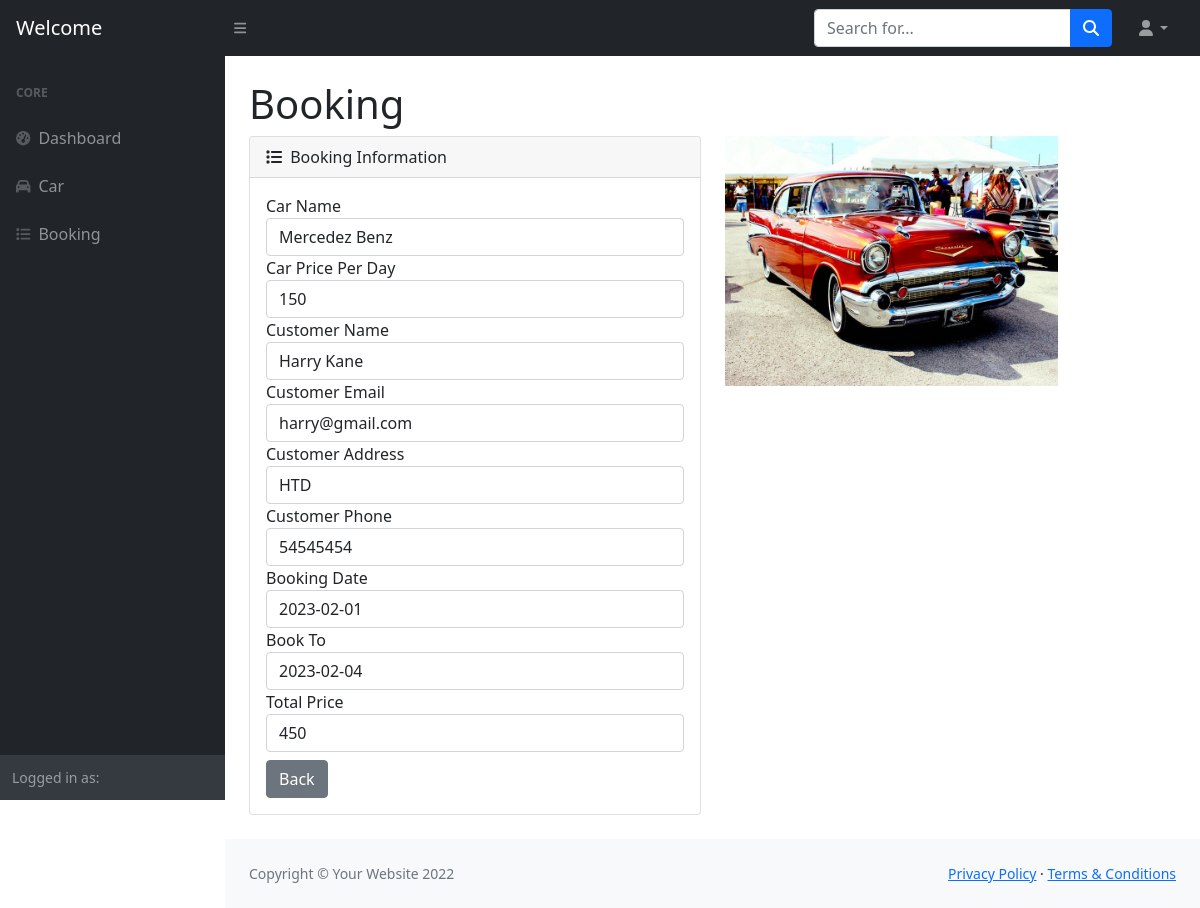
Screenshot of /admin/view.php?id=1 with the database file from the repository.
### tables this page shows
CREATE TABLE `customer` (
  `cust_id` int(11) NOT NULL,
  `Name` varchar(255) NOT NULL,
  `address` varchar(255) NOT NULL,
  `email` varchar(255) NOT NULL,
  `phone` varchar(255) NOT NULL,
  `password` varchar(255) NOT NULL
);

CREATE TABLE `tblcar` (
  `car_id` int(11) NOT NULL,
  `car_name` varchar(255) NOT NULL,
  `car_desc` longtext NOT NULL,
  `capacity` varchar(255) NOT NULL,
  `per_day_price` int(11) NOT NULL,
  `product_status` int(11) NOT NULL,
  `image` varchar(255) NOT NULL,
  `posted_by` int(11) NOT NULL,
  `car_make` int(11) NOT NULL,
  `car_model` varchar(255) NOT NULL,
  `car_color` varchar(255) NOT NULL
);

CREATE TABLE `booking` (
  `book_id` int(11) NOT NULL,
  `cid` int(11) NOT NULL,
  `car_id` int(11) NOT NULL,
  `book_to` date NOT NULL,
  `total_price` int(11) NOT NULL,
  `book_date` date NOT NULL
);

### admin/view.php (the view)
<?php require_once 'include/header.php'?>
<?php
    if($_GET['id']){
        $id = $_GET['id'];
        $query = "SELECT booking.book_id, customer.Name,customer.address,customer.email,customer.phone,tblcar.car_name,
                tblcar.per_day_price,booking.book_to,booking.book_date,booking.total_price,tblcar.image
                FROM customer
                JOIN booking on booking.cid = customer.cust_id
                JOIN tblcar on tblcar.car_id = booking.car_id
                WHERE booking.book_id=$id";
        $result = mysqli_query($conn, $query);
        $data = mysqli_fetch_assoc($result);
    }
?>
<div id="layoutSidenav_content">
   <main>
      <div class="container-fluid px-4">
         <h1 class="mt-4">Booking</h1>
         <div class="row">
            <div class="col-xl-6">
               <div class="card mb-4">
                  <div class="card-header">
                     <i class="fas fa-list me-1"></i>
                    Booking Information
                  </div>
                  <div class="card-body">
                    <form method="post" action="include/admin_form.php" enctype="multipart/form-data">
                        <div class="form-group">
                            <label for="exampleInputEmail1">Car Name</label>
                            <input type="name" name="car_name" class="form-control" id="exampleInputEmail1" value="<?php echo $data['car_name']?>">
                        </div>
                        <div class="form-group">
                            <label for="exampleInputEmail1">Car Price Per Day</label>
                            <input type="number" name="capacity" class="form-control" id="exampleInputEmail1" value="<?php echo $data['per_day_price']?>">
                        </div>
                        <div class="form-group">
                            <label for="exampleInputEmail1">Customer Name</label>
                            <input type="name" name="type" class="form-control" id="exampleInputEmail1" value="<?php echo $data['Name']?>">
                        </div>
                        <div class="form-group">
                            <label for="exampleInputEmail1">Customer Email</label>
                            <input type="text" name="per_day_price" class="form-control" id="exampleInputEmail1" value="<?php echo $data['email']?>">
                        </div>
                        <div class="form-group">
                            <label for="exampleInputEmail1">Customer Address</label>
                            <input type="text" name="per_day_price" class="form-control" id="exampleInputEmail1" value="<?php echo $data['address']?>">
                        </div>
                        <div class="form-group">
                            <label for="exampleInputEmail1">Customer Phone</label>
                            <input type="text" name="per_day_price" class="form-control" id="exampleInputEmail1" value="<?php echo $data['phone']?>">
                        </div>
                        <div class="form-group">
                            <label for="exampleInputEmail1">Booking Date</label>
                            <input type="text" name="per_day_price" class="form-control" id="exampleInputEmail1" value="<?php echo $data['book_date']?>">
                        </div>
                        <div class="form-group">
                            <label for="exampleInputEmail1">Book To</label>
                            <input type="text" name="per_day_price" class="form-control" id="exampleInputEmail1" value="<?php echo $data['book_to']?>">
                        </div>
                        <div class="form-group">
                            <label for="exampleInputEmail1">Total Price</label>
                            <input type="text" name="per_day_price" class="form-control" id="exampleInputEmail1" value="<?php echo $data['total_price']?>">
                        </div>
                        <a href="booking.php" class="btn btn-secondary mt-2">Back</a>
                    </form>
                  </div>
               </div>
            </div>
            <div class="col-xl-6">
                <img src="../assets/front/img/cars/<?php echo $data['image']?>" alt="<?php echo $data['car_name']?>" height="250">
            </div>
         </div>
      </div>
   </main>
<?php require_once 'include/footer.php'?>

### rows the page displays
customer: car_name "Mercedez Benz", capacity "150", type "Harry Kane", per_day_price "harry@gmail.com", per_day_price "HTD", per_day_price "54545454", per_day_price "2023-02-01", per_day_price "2023-02-04", per_day_price "450", tblcar.image (picture)
